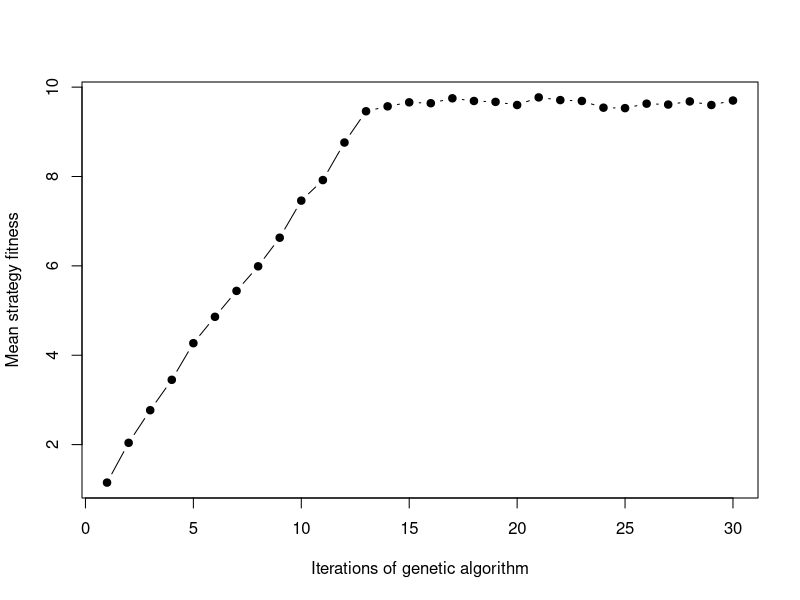

Recreate this plot in R.
################################################################################
################################################################################
# Proto-type genetic algorithm
################################################################################
################################################################################

# Note: I'm coding this inefficiently in R, deliberately, because it will make
#       switching it over to c easier in the long run.
# Optimisation tips below:
# https://www.codeproject.com/Articles/6154/Writing-Efficient-C-and-C-Code-Optimization

min_cost <- function(budget_total, util, row){
    the_min <- budget_total;
    for(check in 1:5){
         index <- (2*check) + 5;
         if(util[row, index] < the_min){
             the_min <- util[row, index];    
         }
    }
    return( as.numeric(the_min) );
}

# Add row 10X to 90 random (first brown box)
initialise_pop <- function(UTILITY, focal_agent, population){
    for(agent in 1:dim(population)[1]){
        if(agent < clone_seed){
            for(u_trait in 1:dim(population)[2]){
                population[agent, u_trait] <- UTILITY[focal_agent, u_trait];
            }
        }else{ # No need to bother with a loop here -- unroll to save some time
            population[agent, 1]  <- UTILITY[focal_agent, 1];
            population[agent, 2]  <- UTILITY[focal_agent, 2];
            population[agent, 3]  <- UTILITY[focal_agent, 3];
            population[agent, 4]  <- UTILITY[focal_agent, 4];
            population[agent, 5]  <- UTILITY[focal_agent, 5];
            population[agent, 6]  <- UTILITY[focal_agent, 6];
            population[agent, 7]  <- UTILITY[focal_agent, 7];
            population[agent, 9]  <- UTILITY[focal_agent, 9];
            population[agent, 11] <- UTILITY[focal_agent, 11];
            population[agent, 13] <- UTILITY[focal_agent, 13];
            population[agent, 15] <- UTILITY[focal_agent, 15];
            population[agent, 8]  <- 0;
            population[agent, 10] <- 0;
            population[agent, 12] <- 0;
            population[agent, 14] <- 0;
            population[agent, 14] <- 0;
            population[agent, 16] <- 0;
            lowest_cost <- min_cost(budget_total = budget_total, util = UTILITY,
                                    row = focal_agent);
            budget_count <- budget_total;
            while(budget_count > lowest_cost){
                affect_it <- 2 * floor( runif(n=1) * 5); # In c, do{ }while(!=6)
                cost_col  <- affect_it + 7;
                act_col   <- affect_it + 8;
                the_cost  <- population[agent, cost_col];
                if(budget_count - the_cost > 0){
                    population[agent, act_col] <- population[agent, act_col]+1;
                    budget_count <- budget_count - the_cost;
                } # Inf possible if keeps looping and can't remove 1
            }
        }
    }
    return(population);
}

################################################################################
# Below will be looped
################################################################################
# Crossover (second brown box)
# Would really help to define the SWAP function in c here -- use int trick
crossover <- function(population){
    agents     <- dim(population)[1];
    cross_prob <- 0.1;
    for(agent in 1:dim(population)[1]){
        c1 <- runif(n=1);
        if(c1 < cross_prob){
            cross_with                <- agents * floor(runif(n=1)) + 1;
            temp                      <- population[cross_with, 8];
            population[cross_with, 8] <- population[agent, 8];
            population[agent, 8]      <- temp;
        }
        c2 <- runif(n=1);
        if(c2 < cross_prob){
            cross_with                <- agents * floor(runif(n=1)) + 1;
            temp                      <- population[cross_with, 10];
            population[cross_with,10] <- population[agent, 10];
            population[agent, 10]     <- temp;
        }
        c1 <- runif(n=1);
        if(c1 < cross_prob){
            cross_with                <- agents * floor(runif(n=1)) + 1;
            temp                      <- population[cross_with, 12];
            population[cross_with,12] <- population[agent, 12];
            population[agent, 12]     <- temp;
        }
        c1 <- runif(n=1);
        if(c1 < cross_prob){
            cross_with                <- agents * floor(runif(n=1)) + 1;
            temp                      <- population[cross_with, 14];
            population[cross_with,14] <- population[agent, 14];
            population[agent, 14]     <- temp;
        }
        c1 <- runif(n=1);
        if(c1 < cross_prob){
            cross_with                <- agents * floor(runif(n=1)) + 1;
            temp                      <- population[cross_with, 16];
            population[cross_with,16] <- population[agent, 16];
            population[agent, 16]     <- temp;
        }
    }
    return(population);
}

# Mutation (third brown box)
# Note that negative values equate to zero -- there can be a sort of threshold
# evolution, therefore, a la Duthie et al. 2016 Evolution
mutation <- function(population, mutation_prob){
    mutation_prob <- mutation_prob * 0.5;
    for(agent in 1:dim(population)[1]){
        c1 <- runif(n=1);
        if(c1 < mutation_prob){
            population[agent,8] <- population[agent, 8] - 1;    
        }
        if(c1 > (1 - mutation_prob) ){
            population[agent,8] <- population[agent, 8] + 1;    
        }
        c2 <- runif(n=1);
        if(c2 < mutation_prob){
            population[agent,10] <- population[agent, 10] - 1;    
        }
        if(c2 > (1 - mutation_prob) ){
            population[agent,10] <- population[agent, 10] + 1;    
        }     
        c3 <- runif(n=1);
        if(c3 < mutation_prob){
            population[agent,12] <- population[agent, 12] - 1;    
        }
        if(c3 > (1 - mutation_prob) ){
            population[agent,12] <- population[agent, 12] + 1;    
        }         
        c4 <- runif(n=1);
        if(c4 < mutation_prob){
            population[agent,14] <- population[agent, 14] - 1;    
        }
        if(c4 > (1 - mutation_prob) ){
            population[agent,14] <- population[agent, 14] + 1;    
        }  
        c5 <- runif(n=1);
        if(c5 < mutation_prob){
            population[agent,16] <- population[agent, 16] - 1;    
        }
        if(c5 > (1 - mutation_prob) ){
            population[agent,16] <- population[agent, 16] + 1;    
        }                 
    }
    return(population);
}

# Need to incorporate selection on *going over budget* and *negative values*
constrain_cost <- function(population){
    for(agent in 1:dim(population)[1]){
        over <- 0;
        if(population[agent, 8] < 0){
            population[agent, 8] <- 0;   
        }
        over <- over + (population[agent, 8] * population[agent, 7]);
        if(population[agent, 10] < 0){
            population[agent, 10] <- 0;   
        }
        over <- over + (population[agent, 10] * population[agent, 9]);
        if(population[agent, 12] < 0){
            population[agent, 12] <- 0;   
        }
        over <- over + (population[agent, 12] * population[agent, 11]);
        if(population[agent, 14] < 0){
            population[agent, 14] <- 0;   
        }
        over <- over + (population[agent, 14] * population[agent, 13]);
        if(population[agent, 16] < 0){
            population[agent, 16] <- 0;   
        }
        over <- over + (population[agent, 16] * population[agent, 15]);
        while(over > budget_total){
            affect_it <- 2 * floor( runif(n=1) * 5); # Must be a better way
            cost_col  <- affect_it + 7;
            act_col   <- affect_it + 8;
            if(population[agent,act_col] > 0){
                the_cost  <- population[agent, cost_col];
                population[agent, act_col] <- population[agent, act_col] - 1;
                over <- over - the_cost;
            }
        }
    }
    return(population);
}

# Fitness -- this is the most challenging function
# Just as proof of concept, let's just say fitness is maximised by helpem (16)
strat_fitness <- function(population){
    fitness <- rep(0, dim(population)[1]);
    for(agent in 1:length(fitness)){
        fitness[agent] <- population[agent,16];    
    }
    return(fitness);
}

# Tournament selection on population
tournament <- function(population, fitness){
    agents <- dim(population)[1];
    traits <- dim(population)[2];
    winners <- matrix(data = 0, nrow = agents, ncol=traits);
    for(agent in 1:dim(winners)[1]){
        r1   <- floor( runif(n=1) * dim(winners)[1] ) + 1   
        r2   <- floor( runif(n=1) * dim(winners)[1] ) + 1   
        r3   <- floor( runif(n=1) * dim(winners)[1] ) + 1   
        r4   <- floor( runif(n=1) * dim(winners)[1] ) + 1   
        wins <- r1;
        if(fitness[wins] < fitness[r2]){
            wins <- r2;
        }
        if(fitness[wins] < fitness[r3]){
            wins <- r3;
        }
        if(fitness[wins] < fitness[r4]){
            wins <- r4;   
        }
        for(trait in 1:dim(winners)[2]){
            winners[agent, trait] <- population[wins, trait];
        }
    }
    return(winners);
}
# Replacement of tournament winners;
# Note, to swap the address of arrays, look here: http://stackoverflow.com/questions/13246615/swap-two-pointers-to-exchange-arrays
# I think this is just a matter of swapping all pointer addresses.





################################################################################
################################################################################
# Combined genetic algorithm:
################################################################################
################################################################################
proc_start <- proc.time();


mean_fitness <- NULL;
clone_seed   <- 11;
budget_total <- 100;
focal_agent  <- 2;

# Add three agents, representing three stake-holders, to the utility array
a0 <- c(0, 0, 0,  0, 0, 0, 0, 0,  0, 0,  0, 0,  0, 0,  0, 0);
a1 <- c(1, 0, 0,  2, 0, 0, 8, 5, 30, 0, 20, 0, 10, 0, 10, 0);
a2 <- c(2, 0, 0, -1, 1, 1, 0, 0, 50, 0,  0, 1,  1, 2,  2, 1);

UTILITY <- rbind(a0, a1, a2);

population <- matrix(data = 0, ncol = 16, nrow = 100);

population <- initialise_pop(UTILITY = UTILITY, focal_agent = 2, 
                             population = population);

mean_fit   <- NULL;
iterations <- 30;
while(iterations > 0){
    population <- crossover(population = population);
    population <- mutation(population = population, mutation_prob = 0.2);
    population <- constrain_cost(population = population);
    fitness    <- strat_fitness(population);
    population <- tournament(population = population, fitness = fitness);
    mean_fit   <- c(mean_fit, mean(fitness));
    iterations <- iterations - 1;
}

proc_end   <- proc.time();
time_taken <- proc_end - proc_start;


plot(x=1:length(mean_fit), y=mean_fit, pch=20, cex=1.5, type="b",
     xlab="Iterations of genetic algorithm", ylab="Mean strategy fitness");









